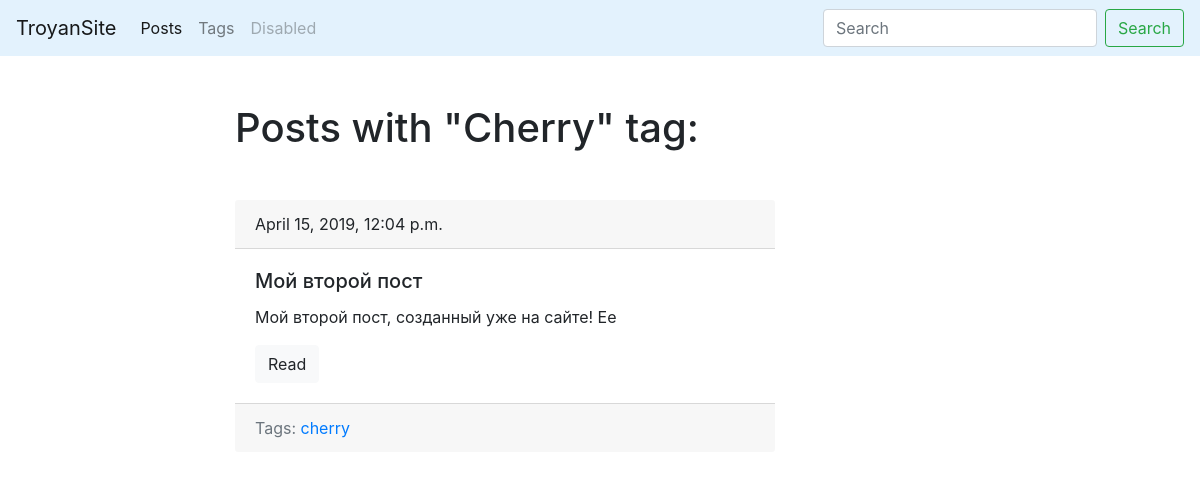
Before: /blog/tag/cherry with the older database file.
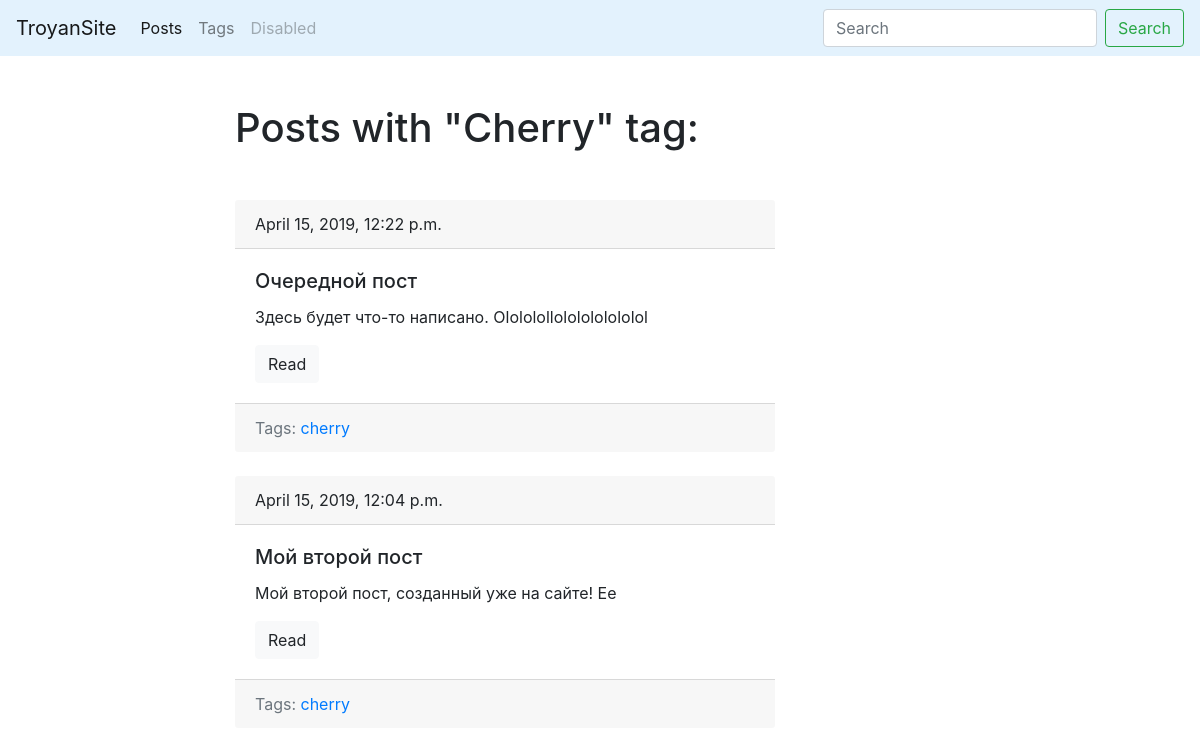
After: the same page with the newer database file.
### blog/models.py (models this page shows, shortened)
class Post(models.Model):
	title = models.CharField(max_length=150, db_index=True)
	slug = models.SlugField(max_length=150, blank=True, unique=True)
	body = models.TextField(blank=True, db_index=True)
	date_pub = models.DateTimeField(auto_now_add=True)
	tags = models.ManyToManyField('Tag', blank=True, related_name='posts')
	def get_absolute_url(self):
		return reverse('post_detail_url', kwargs={'slug' : self.slug})
	class Meta:
		ordering = ['-date_pub']

class Tag(models.Model):
	title = models.CharField(max_length=50)
	slug = models.SlugField(max_length=50, unique=True)
	def get_absolute_url(self):
		return reverse('tag_detail_url', kwargs={'slug' : self.slug})
	class Meta:
		ordering  = ['title']

### blog/views.py (the view)
# urls.py: path('tag/<str:slug>', TagDetail.as_view(), name='tag_detail_url'),
class TagDetail(ObjectDetailMixin, View):
	model = Tag
	template = 'blog/tag_detail.html'

### blog/utils.py (called while the page is built)
	def get(self, request, slug):
		obj = get_object_or_404(self.model, slug__iexact=slug)
		return render(request, self.template, context={self.model.__name__.lower() : obj, 'admin_object' : obj, 'detail' : True})

### blog/templates/blog/tag_detail.html (shortened to what this page needs)
{% extends 'blog/base_blog.html' %}
{% block content %}
	<h1 class="mb-5">Posts with "{{ tag.title|title }}" tag:</h1>
	{% for post in tag.posts.all %}
		{% include 'blog/includes/post_card_template.html' %}
	{% endfor %}
{% endblock %}

### blog/templates/blog/includes/post_card_template.html
<div class="mb-4">
	<div class="card-header">
		{{ post.date_pub }}
	</div>
	<div class="card-body">
		<h5 class="card-title">{{ post.title }}</h5>
		<p class="card-text">{{ post.body|truncatewords:15 }}</p>
		<a href="{{ post.get_absolute_url }}" class="btn btn-light">Read</a>
	</div>
	<div class="card-footer text-muted">
    	Tags:
    	{% for tag in post.tags.all %}
    		<a href="{{ tag.get_absolute_url }}">{{ tag.title }}</a>
    	{% endfor %}
 	</div>
</div>

Changed rows visible on the page:
now on this page (row edited): Post: date_pub "April 15, 2019, 12:22 p.m.", title "Очередной пост", body "Здесь будет что-то написано. Olololollololololololol", Tag (title "cherry")
